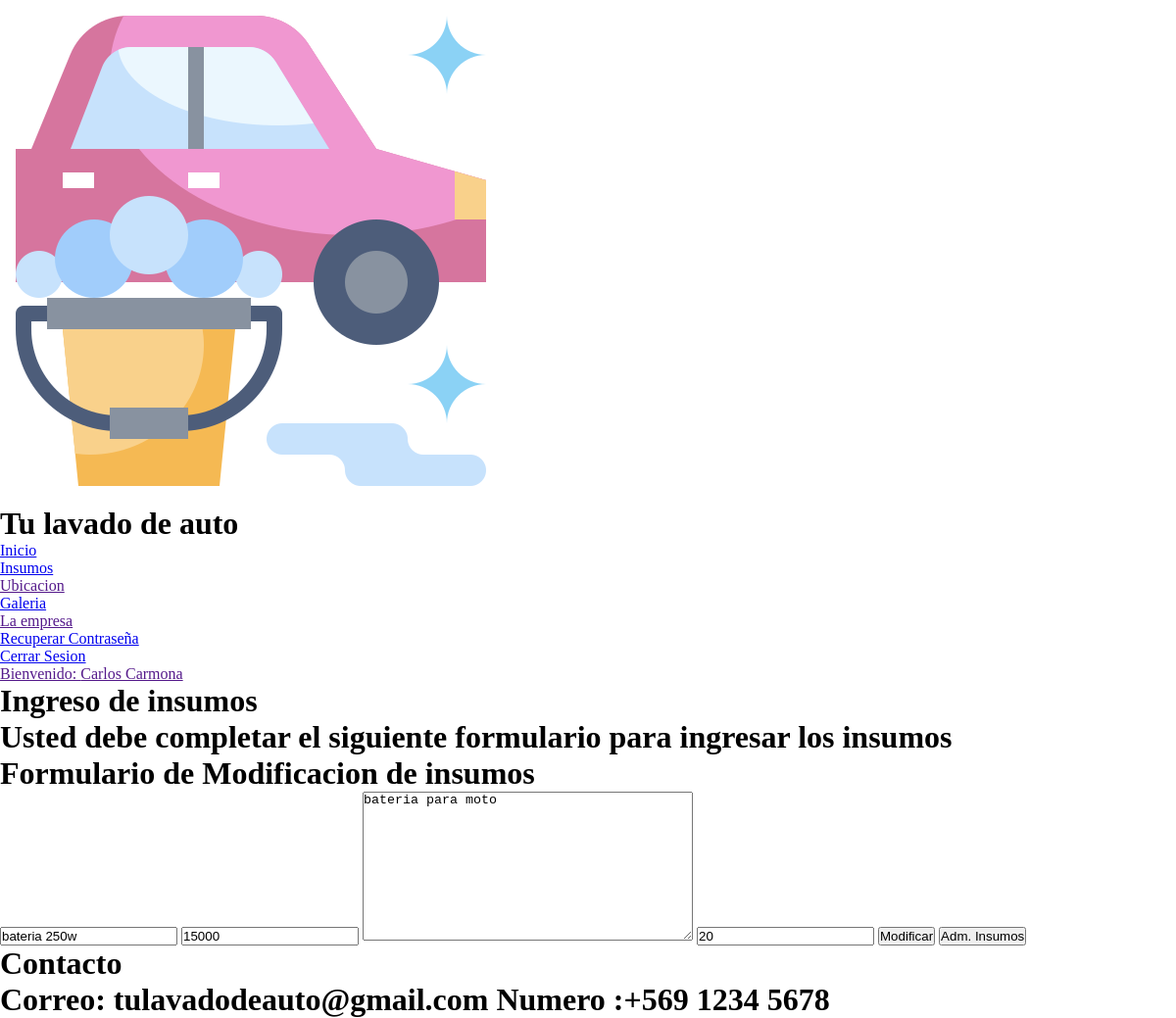
The app's page /modificar_vista/bateria 250w/ (signed in), older data.
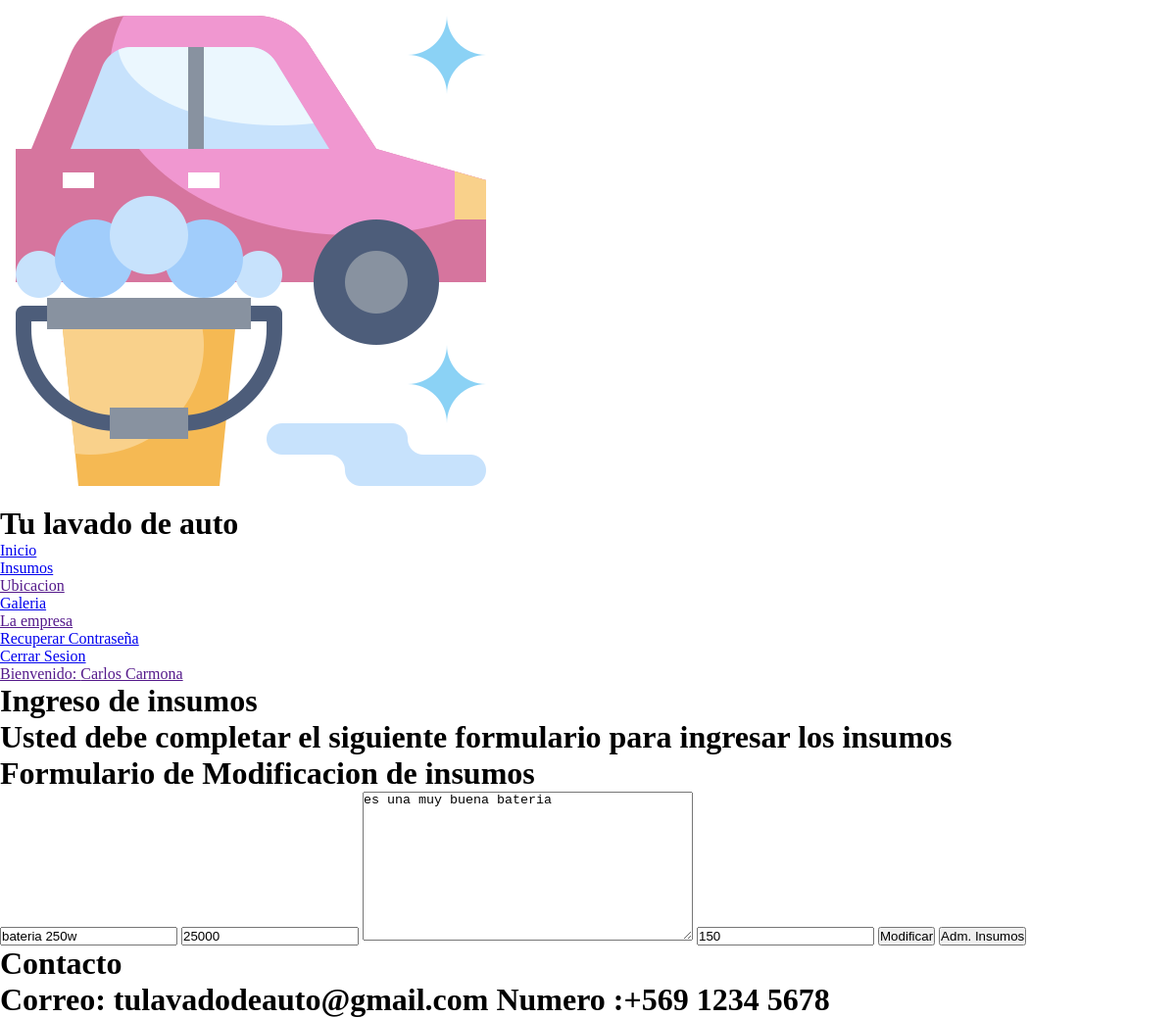
The same page, newer data.
### myCarW/models.py (models this page shows, shortened)
class Insumos(models.Model):
    nombre = models.CharField(max_length=120,primary_key=True)
    precio = models.IntegerField()
    descripcion = models.TextField()
    stock = models.IntegerField()

### myCarW/views.py (the view)
# urls.py: path('modificar_vista/<id>/',modificar_vista,name='MODIFICAR_V'),
@login_required(login_url='/login/')
@permission_required('myCarW.view_insumos',login_url='/login/')
def modificar_vista(request,id):
    try:
        insumo = Insumos.objects.get(nombre=id)
        return render(request,'web/insumos_mod.html',{'insumo':insumo})
    except:
        msg ="No Existe Insumo"
    insumos = Insumos.objects.all()
    return render(request,'web/admin_insumos.html',{'insumos':insumos,'msg':msg})

### myCarW/templates/web/Insumos_mod.html (shortened to what this page needs)
{% extends "web/base.html" %} {% load static %} {% block estilos %}
<link rel="stylesheet" href="{% static 'css/insumos.css' %}"> {% endblock estilos %} {% block contenido %}
<div id="contenido">
    <div id="section">
        <h1 id="titulo">Ingreso de insumos</h1>
        <h1 id="subtitulo">Usted debe completar el siguiente formulario para ingresar los insumos</h1>
        <div class="registro">
            <form action="{% url 'MODIFICAR' %}" method="POST">
                <h1>Formulario de Modificacion de insumos</h1>
                <input class="controls" type="text" value="{{insumo.nombre}}" name="nombreinsumo" id="txtnombreinsumo" placeholder=" Ingrese el nombre del insumo" required minlength="3" maxlength="120">
                <input class="controls" type="number" value="{{insumo.precio}}" name="precio" id="txtprecio" placeholder="Ingrese el precio del insumo" required min="1">
                <textarea class="controlsdes" name="descripcion" id="txtdes" rows="10" cols="40" placeholder="Ingrese una descripcion del insumo" minlength="3" maxlength="200">{{insumo.descripcion}}</textarea>
                <input class="controls" type="number" value="{{insumo.stock}}" name="stock" id="stock" placeholder="Ingrese el stock del insumo" required min="1">
                <input class="botons" type="submit" value="Modificar">
                <input class="botons" type="button" onclick="ir()" value="Adm. Insumos">
            </form>
        </div>
    </div>
</div>
{% endblock contenido %}

Row changes from the older to the newer data that the page shows:
changed Insumos "bateria 250w": precio "15000" → "25000"; descripcion "bateria para moto" → "es una muy buena bateria"; stock "20" → "150"
